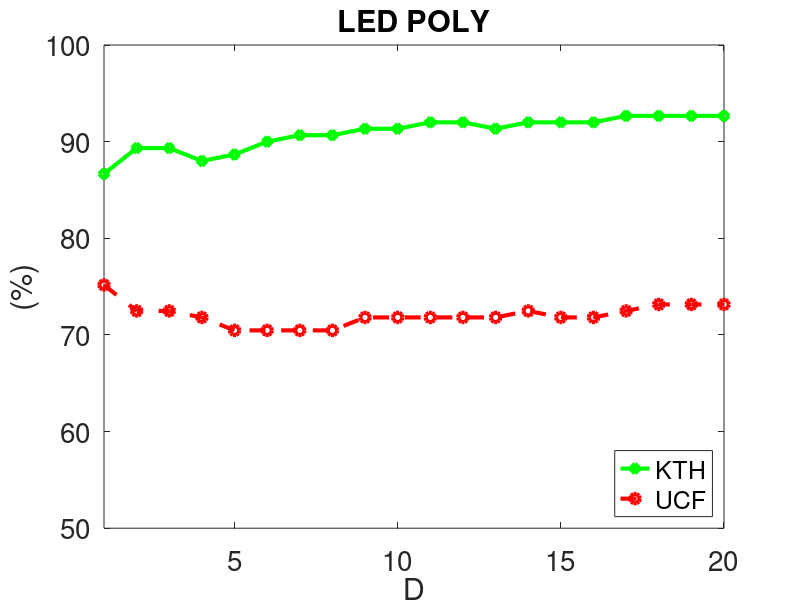
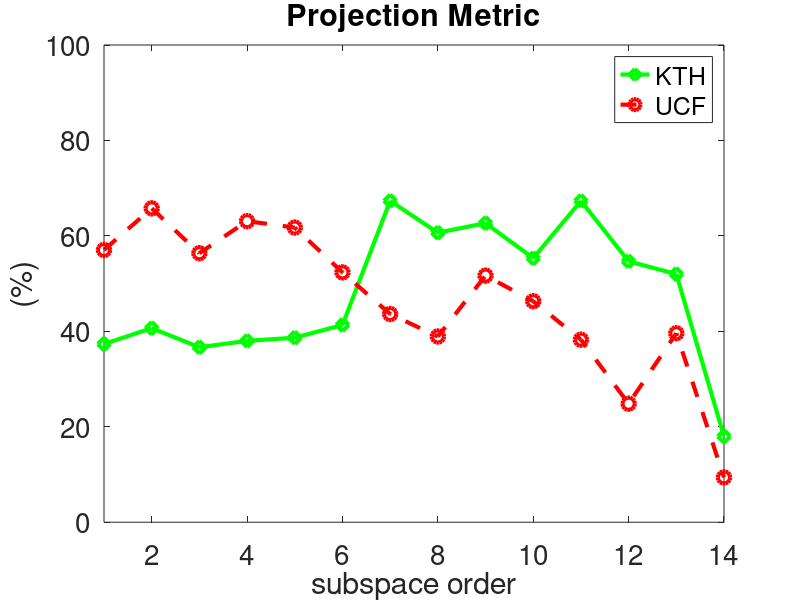
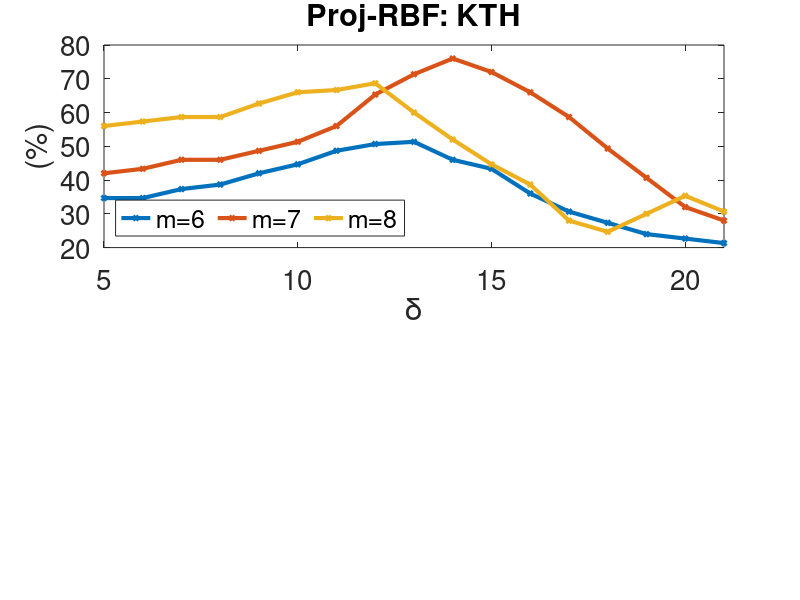

Source code (MATLAB) for these figures, in order:
clear all
close all
clc

%% NN: Projection Metric: KTH & UCF

PM_kth = [37.3333   40.6667   36.6667   38.0000   38.6667   41.3333   67.3333   60.6667   62.6667   55.3333   67.3333   54.6667   52.0000   18.0000];
PM_ucf = [57.0470   65.7718   56.3758   63.0872   61.7450   52.3490   43.6242   38.9262   51.6779   46.3087   38.2550   24.8322 39.5973    9.3960];


plot(PM_kth, '-gd', 'LineWidth',3,'MarkerSize',9);
hold on
plot(PM_ucf, '--ro', 'LineWidth',3,'MarkerSize',9);
title('Projection Metric','FontSize',20);
legend('KTH','UCF', 'Location', 'northeast');
ylabel('(%)','FontSize',20)
xlabel('subspace order','FontSize',20)
set(gca,'FontSize',20); 

ylim([0 100])
xlim([1 14])

%Home
%print('/media/johanna/HD1T/latex-svn/wacv_2016_b/v5/images/experiments/PM_kth_ucf','-dpng','-r300');
%Nicta
%print('/home/johanna/latex-svn/wacv_2016_b/v3/images/experiments_kth/PM_kth', '-dpng','-r300');


%% Kernels: LED_POLY: KTH & UCF(running)
figure()

led_poly_kth = [86.6667   89.3333   89.3333   88.0000   88.6667   90.0000   90.6667   90.6667   91.3333   91.3333   92.0000   92.0000   91.3333   92.0000   92.0000   92.0000   92.6667   92.6667   92.6667   92.6667];
led_poly_ucf = [75.1678   72.4832   72.4832   71.8121   70.4698   70.4698   70.4698   70.4698   71.8121   71.8121   71.8121   71.8121   71.8121   72.4832   71.8121   71.8121   72.4832   73.1544   73.1544   73.1544];

plot(led_poly_kth, '-gd','LineWidth',3,'MarkerSize',7)
hold on
plot(led_poly_ucf, '--ro','LineWidth',3,'MarkerSize',7)
title('LED POLY','FontSize',20);
ylim([50 100])
xlim([1 20])
legend('KTH', 'UCF','Location', 'southeast');
ylabel('(%)','FontSize',20)
xlabel('D','FontSize',20)
set(gca,'FontSize',20);

%Home
%print('/media/johanna/HD1T/latex-svn/wacv_2016_b/v5/images/experiments/LED-POLY_kth_ucf','-dpng','-r300');
%Nicta
print('/home/johanna/latex-svn/wacv_2016_b/v7/images/experiments/LED-POLY_kth_ucf','-dpng','-r300');




%% Kernels: Proj_RBF: KTH & UCF
figure()


load('./kth/dim_14/kernels/projRBF_all_p_delta_performance.mat');
%Doing only for p=6:8
all_p_mat = zeros(length(delta(20:end)), 3);
k=1;
for i=6:8
  all_p_mat(:,k) = all_p{i}(20:end);
  k = k+1;
end

%max_projRBF = max(max(all_p_mat));
subplot(211)
line1=plot(delta(20:end),all_p_mat, '-d','LineWidth',3,'MarkerSize',3);
title('Proj-RBF: KTH','FontSize',20);
xlim([5, max(delta)]);
ylabel('(%)','FontSize',20)
xlabel('\delta','FontSize',20)
set(gca,'FontSize',20);
legend( 'm=6', 'm=7', 'm=8', 'Location','southwest', 'orientation','horizontal');




%Home
%print('/media/johanna/HD1T/latex-svn/wacv_2016_b/v5/images/experiments/Proj-RBF_kth_ucf','-dpng','-r300');
%Nicta
%print('/home/johanna/latex-svn/wacv_2016_b/v3/images/experiments_kth/Proj-RBF_kth','-dpng','-r300');






